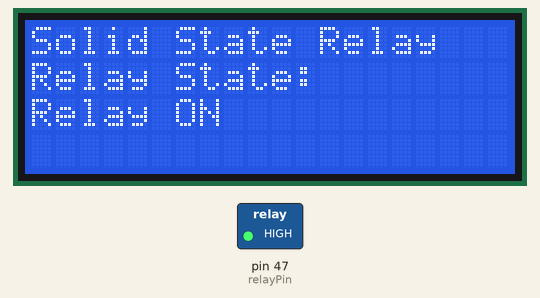
A sketch run on a simulated Arduino Mega 2560, built with avr-gcc and run on an emulated ATmega2560. Shown: 20×4 character LCD, switched loads named in the sketch (green lamp = pin HIGH).

Above: at 0.2 s.
At 2.2 s:
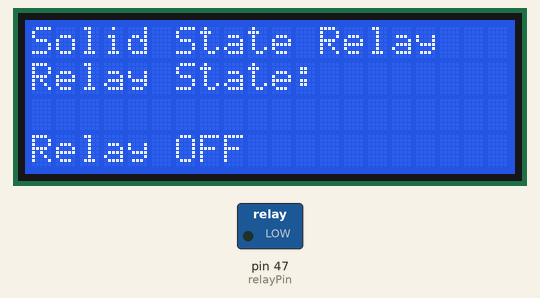
Timing chart, 0 to 130.0 s (numbered marks = the images above):
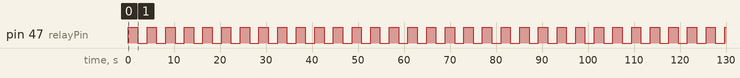

The sketch:

SSR_LCD.ino
```cpp
#include <Wire.h>
#include <LiquidCrystal_I2C.h>

LiquidCrystal_I2C lcd(0x27, 20, 4);
int relayPin = 47;

void setup() {
  pinMode(relayPin, OUTPUT);
  lcd.init();
  lcd.backlight();
  lcd.setCursor(0, 0);
  lcd.print("Solid State Relay");
  lcd.setCursor(0, 1);
  lcd.print("Relay State:");
}

void loop() {
  digitalWrite(relayPin, HIGH);
  lcd.setCursor(0, 2);
  lcd.print("Relay ON     ");
  delay(2000);
  lcd.setCursor(0, 2);
  lcd.print("             ");

  digitalWrite(relayPin, LOW);
  lcd.setCursor(0, 3);
  lcd.print("Relay OFF    ");
  delay(2000);
  lcd.setCursor(0, 3);
  lcd.print("             ");
}
```

Measured:
- by itself, pin 47 (relayPin): alternates HIGH for 2.0 s and LOW for 2.0 s
